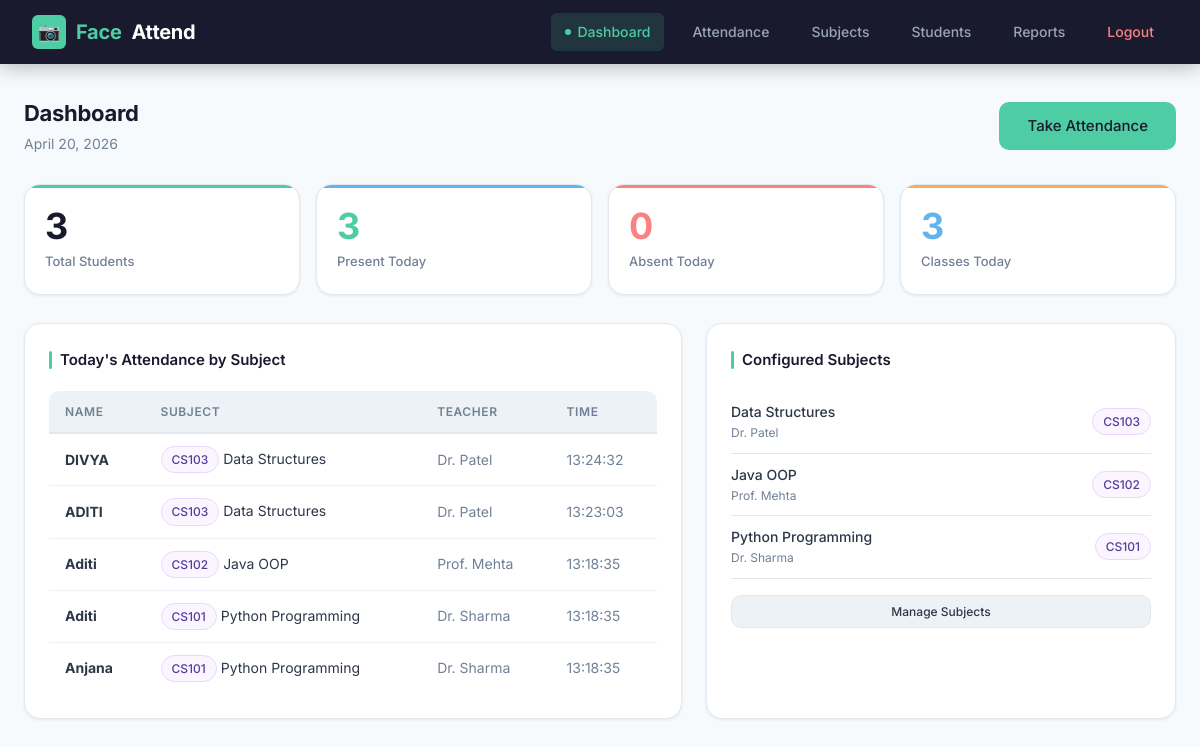
Page /dashboard (signed in) on the committed database.
### tables this page shows
CREATE TABLE attendance (
            id            INTEGER PRIMARY KEY AUTOINCREMENT,
            student_id    TEXT    NOT NULL,
            name          TEXT    NOT NULL,
            subject_code  TEXT    NOT NULL,
            subject_name  TEXT    NOT NULL,
            teacher_name  TEXT    NOT NULL,
            date          TEXT    NOT NULL,
            time          TEXT    NOT NULL,
            status        TEXT    NOT NULL DEFAULT 'Present',
            FOREIGN KEY (student_id)   REFERENCES students(student_id),
            FOREIGN KEY (subject_code) REFERENCES subjects(subject_code)
        );

CREATE TABLE subjects (
            id            INTEGER PRIMARY KEY AUTOINCREMENT,
            subject_code  TEXT    UNIQUE NOT NULL,
            subject_name  TEXT    NOT NULL,
            teacher_name  TEXT    NOT NULL,
            created_at    TEXT    NOT NULL
        );

### app.py (the view)
@app.route("/dashboard")
@login_required
def dashboard():
    subjects       = get_all_subjects()
    today_records  = get_attendance_today()
    total_students = len(get_all_students())
    total_present  = len(set(r["student_id"] for r in today_records))
    classes_today  = len(set(r["subject_code"] for r in today_records))
    return render_template("dashboard.html",
                           subjects=subjects,
                           today_records=today_records,
                           total_students=total_students,
                           total_present=total_present,
                           classes_today=classes_today,
                           date=datetime.now().strftime("%B %d, %Y"))

### app.py (called while the page is built)
def login_required(f):
    from functools import wraps
    @wraps(f)
    def decorated(*args, **kwargs):
        if "logged_in" not in session:
            return redirect(url_for("login"))
        return f(*args, **kwargs)
    return decorated

### backend/database.py (called while the page is built)
def get_connection():
    conn = sqlite3.connect(DB_PATH)
    conn.row_factory = sqlite3.Row
    return conn

def get_all_subjects():
    conn = get_connection()
    cursor = conn.cursor()
    cursor.execute("SELECT * FROM subjects ORDER BY subject_name")
    subjects = cursor.fetchall()
    conn.close()
    return subjects

def get_all_students():
    conn = get_connection()
    cursor = conn.cursor()
    cursor.execute("SELECT * FROM students ORDER BY name")
    students = cursor.fetchall()
    conn.close()
    return students

def get_attendance_today(subject_code=None):
    conn = get_connection()
    cursor = conn.cursor()
    today = datetime.now().strftime("%Y-%m-%d")
    if subject_code:
        cursor.execute("""
            SELECT * FROM attendance
            WHERE date = ? AND subject_code = ?
            ORDER BY time DESC
        """, (today, subject_code))
    else:
        cursor.execute("""
            SELECT * FROM attendance WHERE date = ?
            ORDER BY subject_name, time DESC
        """, (today,))
    records = cursor.fetchall()
    conn.close()
    return records

### templates/dashboard.html (shortened to what this page needs)
{% extends "base.html" %}
{% block content %}
<div class="page-header">
  <div>
    <div class="page-title">Dashboard</div>
    <div class="page-subtitle">{{ date }}</div>
  </div>
  <a href="/attendance" class="btn btn-primary btn-lg">Take Attendance</a>
</div>
<div class="stat-grid">
  <div class="stat-card">
    <div class="num">{{ total_students }}</div>
    <div class="label">Total Students</div>
  </div>
  <div class="stat-card">
    <div class="num" style="color:#4ecca3">{{ total_present }}</div>
    <div class="label">Present Today</div>
  </div>
  <div class="stat-card">
    <div class="num" style="color:#fc8181">{{ total_students - total_present }}</div>
    <div class="label">Absent Today</div>
  </div>
  <div class="stat-card">
    <div class="num" style="color:#63b3ed">{{ classes_today }}</div>
    <div class="label">Classes Today</div>
  </div>
</div>
<div style="display:grid;grid-template-columns:1.4fr 1fr;gap:1.5rem">
  <div class="card" style="margin:0">
    <div class="card-title">Today's Attendance by Subject</div>
    {% if today_records %}
    <div class="table-wrap">
    <table>
      <thead><tr><th>Name</th><th>Subject</th><th>Teacher</th><th>Time</th></tr></thead>
      <tbody>
        {% for r in today_records %}
        <tr>
          <td><strong>{{ r.name }}</strong></td>
          <td><span class="badge badge-purple">{{ r.subject_code }}</span> {{ r.subject_name }}</td>
          <td style="color:var(--text-muted)">{{ r.teacher_name }}</td>
          <td style="color:var(--text-muted)">{{ r.time }}</td>
        </tr>
        {% endfor %}
      </tbody>
    </table>
    </div>
    {% else %}
    <div class="empty-state"><p>No attendance yet today.<br>Go to Attendance to start a session.</p></div>
    {% endif %}
  </div>
  <div class="card" style="margin:0">
    <div class="card-title">Configured Subjects</div>
    {% if subjects %}
      {% for s in subjects %}
      <div style="display:flex;align-items:center;justify-content:space-between;padding:10px 0;border-bottom:0.5px solid var(--border)">
        <div>
          <div style="font-size:14px;font-weight:500">{{ s.subject_name }}</div>
          <div style="font-size:12px;color:var(--text-muted)">{{ s.teacher_name }}</div>
        </div>
        <span class="badge badge-purple">{{ s.subject_code }}</span>
      </div>
      {% endfor %}
      <a href="/subjects" class="btn btn-secondary btn-sm" style="margin-top:1rem;width:100%;justify-content:center">Manage Subjects</a>
    {% else %}
      <div class="empty-state">
        <p>No subjects yet.</p>
        <a href="/subjects" class="btn btn-primary btn-sm" style="margin-top:.5rem">Add Subjects</a>
      </div>
    {% endif %}
  </div>
</div>
{% endblock %}

### static/style.css (style rules this page uses)
*, *::before, *::after { margin: 0; padding: 0; box-sizing: border-box; }
:root { --primary: #4ecca3; --primary-dark: #38b28e; --primary-light: #e8faf4; --dark: #1a1a2e; --dark2: #16213e; --dark3: #0f3460; --text: #2d3748; --text-muted: #718096; --text-light: #a0aec0; --bg: #f7fafc; --bg2: #edf2f7; --white: #ffffff; --border: #e2e8f0; --shadow-sm: 0 1px 3px rgba(0,0,0,.08); --shadow: 0 4px 16px rgba(0,0,0,.08); --shadow-lg: 0 8px 32px rgba(0,0,0,.12); --radius-sm: 6px; --radius: 10px; --radius-lg: 16px; --radius-xl: 24px; --success: #48bb78; --danger: #fc8181; --warning: #f6ad55; --info: #63b3ed; }
html { scroll-behavior: smooth; }
body { font-family: 'Inter', 'Segoe UI', sans-serif; background: var(--bg); color: var(--text); min-height: 100vh; font-size: 15px; line-height: 1.6; }
.page-header { display: flex; align-items: center; justify-content: space-between; margin-bottom: 1.75rem; flex-wrap: wrap; gap: 1rem; }
.page-title { font-size: 22px; font-weight: 700; color: var(--dark); letter-spacing: -.3px; }
.page-subtitle { font-size: 14px; color: var(--text-muted); margin-top: 2px; }
.card { background: var(--white); border-radius: var(--radius-lg); padding: 1.5rem; box-shadow: var(--shadow-sm); border: 1px solid var(--border); margin-bottom: 1.5rem; transition: box-shadow .2s; }
.card-title { font-size: 15px; font-weight: 600; color: var(--dark); margin-bottom: 1.2rem; display: flex; align-items: center; gap: 8px; }
.card-title::before { content: ''; width: 3px; height: 18px; background: var(--primary); border-radius: 2px; display: inline-block; }
.stat-grid { display: grid; grid-template-columns: repeat(auto-fit, minmax(160px, 1fr)); gap: 1rem; margin-bottom: 1.75rem; }
.stat-card { background: var(--white); border-radius: var(--radius-lg); padding: 1.4rem 1.25rem; box-shadow: var(--shadow-sm); border: 1px solid var(--border); position: relative; overflow: hidden; transition: transform .18s, box-shadow .18s; }
.stat-card::after { content: ''; position: absolute; top: 0; left: 0; right: 0; height: 3px; border-radius: var(--radius-lg) var(--radius-lg) 0 0; }
.stat-card:nth-child(1)::after { background: var(--primary); }
.stat-card:nth-child(2)::after { background: var(--info); }
.stat-card:nth-child(3)::after { background: var(--danger); }
.stat-card:nth-child(4)::after { background: var(--warning); }
.stat-card .num { font-size: 36px; font-weight: 700; line-height: 1.1; margin-bottom: 4px; color: var(--dark); }
.stat-card .label { font-size: 13px; color: var(--text-muted); font-weight: 500; }
.btn { display: inline-flex; align-items: center; gap: 6px; padding: 9px 20px; border-radius: var(--radius); border: none; cursor: pointer; font-size: 14px; font-weight: 500; text-decoration: none; transition: all .18s; white-space: nowrap; font-family: inherit; }
.btn-primary { background: var(--primary); color: var(--dark); }
.btn-secondary { background: var(--bg2); color: var(--text); border: 1px solid var(--border); }
.btn-lg { padding: 12px 28px; font-size: 15px; }
.btn-sm { padding: 6px 14px; font-size: 12px; }
.table-wrap { overflow-x: auto; border-radius: var(--radius); }
table { width: 100%; border-collapse: collapse; font-size: 14px; }
thead tr { background: var(--bg2); border-bottom: 2px solid var(--border); }
th { padding: 11px 16px; text-align: left; font-weight: 600; color: var(--text-muted); font-size: 12px; text-transform: uppercase; letter-spacing: .05em; white-space: nowrap; }
td { padding: 12px 16px; border-bottom: 1px solid var(--bg2); color: var(--text); vertical-align: middle; }
tbody tr { transition: background .12s; }
tbody tr:last-child td { border-bottom: none; }
.badge { display: inline-flex; align-items: center; gap: 4px; padding: 3px 10px; border-radius: 20px; font-size: 12px; font-weight: 500; white-space: nowrap; }
.badge-purple { background: #faf5ff; color: #553c9a; border: 1px solid #e9d8fd; }

### rows in the picture
attendance: name "DIVYA", subject_code "CS103", subject_name "Data Structures", teacher_name "Dr. Patel", time "13:24:32"
attendance: name "ADITI", subject_code "CS103", subject_name "Data Structures", teacher_name "Dr. Patel", time "13:23:03"
attendance: name "Aditi", subject_code "CS102", subject_name "Java OOP", teacher_name "Prof. Mehta", time "13:18:35"
attendance: name "Aditi", subject_code "CS101", subject_name "Python Programming", teacher_name "Dr. Sharma", time "13:18:35"
attendance: name "Anjana", subject_code "CS101", subject_name "Python Programming", teacher_name "Dr. Sharma", time "13:18:35"
subjects: subject_name "Data Structures", teacher_name "Dr. Patel", subject_code "CS103"
subjects: subject_name "Java OOP", teacher_name "Prof. Mehta", subject_code "CS102"
subjects: subject_name "Python Programming", teacher_name "Dr. Sharma", subject_code "CS101"

### other values in the picture
{{ total_students }} "3"
{{ total_present }} "3"
{{ total_students - total_present }} "0"
{{ classes_today }} "3"
